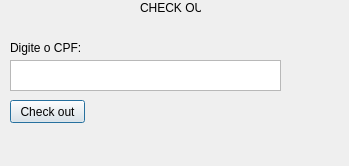
<?xml version="1.0" encoding="UTF-8"?>
<ui version="4.0">
 <class>CheckOut</class>
 <widget class="QDialog" name="CheckOut">
  <property name="geometry">
   <rect>
    <x>0</x>
    <y>0</y>
    <width>349</width>
    <height>166</height>
   </rect>
  </property>
  <property name="windowTitle">
   <string>Check Out</string>
  </property>
  <widget class="QLabel" name="label">
   <property name="geometry">
    <rect>
     <x>140</x>
     <y>0</y>
     <width>61</width>
     <height>16</height>
    </rect>
   </property>
   <property name="text">
    <string>CHECK OUT</string>
   </property>
  </widget>
  <widget class="QLabel" name="label_2">
   <property name="geometry">
    <rect>
     <x>10</x>
     <y>40</y>
     <width>101</width>
     <height>16</height>
    </rect>
   </property>
   <property name="text">
    <string>Digite o CPF:</string>
   </property>
  </widget>
  <widget class="QPlainTextEdit" name="plainTextEdit">
   <property name="geometry">
    <rect>
     <x>10</x>
     <y>60</y>
     <width>271</width>
     <height>31</height>
    </rect>
   </property>
  </widget>
  <widget class="QPushButton" name="pushButton">
   <property name="geometry">
    <rect>
     <x>10</x>
     <y>100</y>
     <width>75</width>
     <height>23</height>
    </rect>
   </property>
   <property name="text">
    <string>Check out</string>
   </property>
  </widget>
 </widget>
 <resources/>
 <connections/>
</ui>
